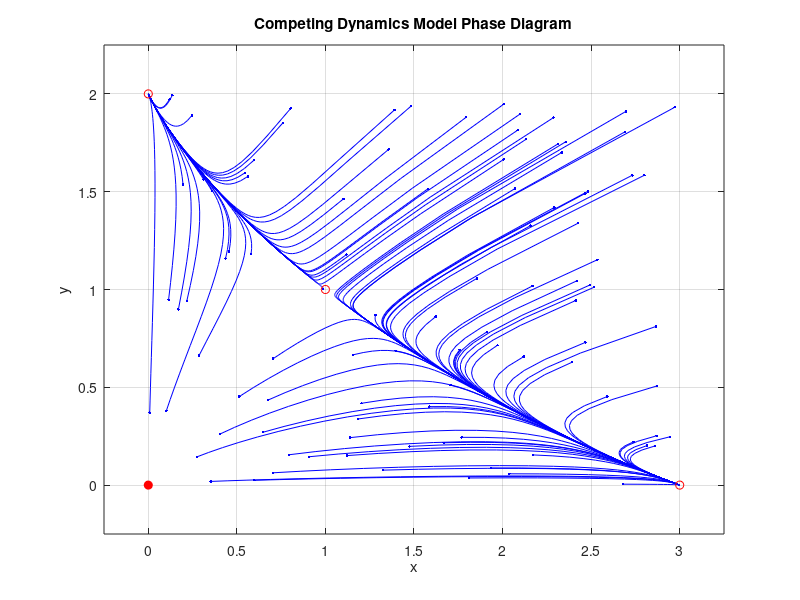

Source code (MATLAB):
clc
clear

% SYDE 532: Introduction to Complex Systems
% Assignment 3

% 7.22 a) Competing Dynamics Model

% Set Seed
rng(4)

% Population
n = 100;

% delta t
dt = 0.1;

% Generate x samples: 0 < x < 3
x = 3 - 3*rand(1,n);

% Generate y samples: 0 < y < 2
y = 2 - 2*rand(1,n);

% Create placeholders for all iterations
x_plot = zeros(n,n);
y_plot = zeros(n,n); 

% Iterate 
for i = 1:n
    % Insert the values for the current iteration
    x_plot(i,:) = x;
    y_plot(i,:) = y;
    
    % Calculate the change in x & y 
    x_dot = (3-x-2.*y).*x;
    y_dot = (2-y-x).*y;
    
    % Calculate the new x & y values     
    x_new = x + dt .* x_dot;
    y_new = y + dt .* y_dot;
    
    % Set the new x & y points    
    x = x_new;
    y = y_new;
end

% Plot Phase Diagram x & y
plot(x_plot, y_plot, "-b")
hold on
plot(x_plot(1,:), y_plot(1,:), ".b")
xlabel("x")
ylabel("y")
title("Competing Dynamics Model Phase Diagram")
axis([-0.25,3.25,-0.25,2.25])

% Plot Fixed Points
plot(0,0,"or","MarkerFaceColor","r")
plot(1,1,"or")
plot(3,0,"or")
plot(0,2,"or")
grid on

% Save Plot
saveas(gcf, "CompetingDynamicsModel.png")